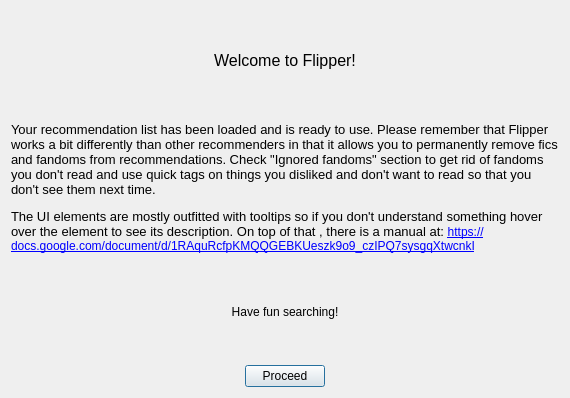
<?xml version="1.0" encoding="UTF-8"?>
<ui version="4.0">
 <class>WelcomeDialog</class>
 <widget class="QDialog" name="WelcomeDialog">
  <property name="geometry">
   <rect>
    <x>0</x>
    <y>0</y>
    <width>570</width>
    <height>398</height>
   </rect>
  </property>
  <property name="windowTitle">
   <string>Form</string>
  </property>
  <layout class="QGridLayout" name="gridLayout">
   <item row="0" column="0" colspan="3">
    <widget class="QLabel" name="label">
     <property name="text">
      <string>&lt;html&gt;&lt;head/&gt;&lt;body&gt;&lt;p align=&quot;center&quot;&gt;&lt;span style=&quot; font-size:12pt;&quot;&gt;Welcome to Flipper!&lt;/span&gt;&lt;/p&gt;&lt;p&gt;&lt;br/&gt;&lt;/p&gt;&lt;p&gt;&lt;span style=&quot; font-size:10pt;&quot;&gt;Your recommendation list has been loaded and is ready to use. Please remember that Flipper works a bit differently than other recommenders in that it allows you to permanently remove fics and fandoms from recommendations. Check &amp;quot;Ignored fandoms&amp;quot; section to get rid of fandoms you don't read and use quick tags on things you disliked and don't want to read so that you don't see them next time.&lt;/span&gt;&lt;/p&gt;&lt;p&gt;&lt;span style=&quot; font-size:10pt;&quot;&gt;The UI elements are mostly outfitted with tooltips so if you don't understand something hover over the element to see its description. On top of that , there is a manual at: &lt;/span&gt;&lt;a href=&quot;https://docs.google.com/document/d/1RAquRcfpKMQQGEBKUeszk9o9_czIPQ7sysgqXtwcnkI/edit&quot;&gt;&lt;span style=&quot; text-decoration: underline; color:#0000ff;&quot;&gt;https://docs.google.com/document/d/1RAquRcfpKMQQGEBKUeszk9o9_czIPQ7sysgqXtwcnkI&lt;/span&gt;&lt;/a&gt;&lt;/p&gt;&lt;p&gt;&lt;br/&gt;&lt;/p&gt;&lt;p align=&quot;center&quot;&gt;Have fun searching!&lt;/p&gt;&lt;/body&gt;&lt;/html&gt;</string>
     </property>
     <property name="wordWrap">
      <bool>true</bool>
     </property>
     <property name="openExternalLinks">
      <bool>true</bool>
     </property>
    </widget>
   </item>
   <item row="1" column="0">
    <spacer name="horizontalSpacer">
     <property name="orientation">
      <enum>Qt::Horizontal</enum>
     </property>
     <property name="sizeHint" stdset="0">
      <size>
       <width>230</width>
       <height>20</height>
      </size>
     </property>
    </spacer>
   </item>
   <item row="1" column="1">
    <widget class="QPushButton" name="pbProceeed">
     <property name="text">
      <string>Proceed</string>
     </property>
    </widget>
   </item>
   <item row="1" column="2">
    <spacer name="horizontalSpacer_2">
     <property name="orientation">
      <enum>Qt::Horizontal</enum>
     </property>
     <property name="sizeHint" stdset="0">
      <size>
       <width>229</width>
       <height>20</height>
      </size>
     </property>
    </spacer>
   </item>
  </layout>
 </widget>
 <resources/>
 <connections/>
</ui>
